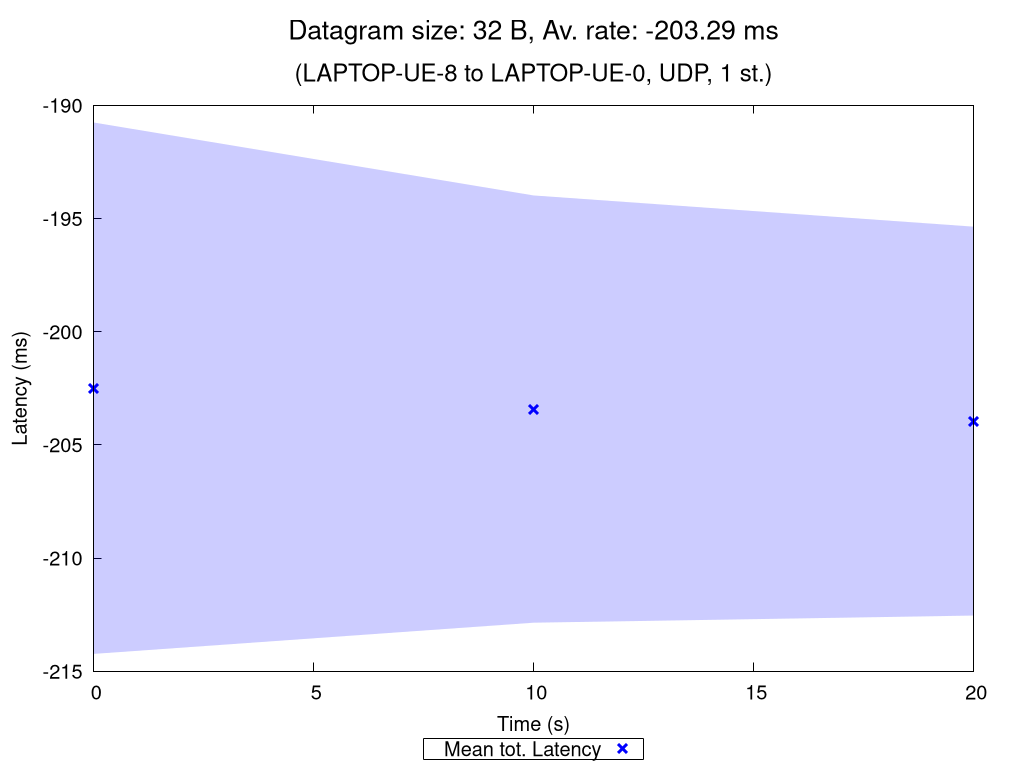

This figure's gnuplot source:
set terminal pngcairo nocrop enhanced size 1024,768 font "Verdana,15"
set output "UDP_1_st_2020_11_02_11-47-35_two2one_00032B.png"

set title "{/=20 Datagram size: 32 B, Av. rate: -203.29 ms}\n\n{/=18 (LAPTOP-UE-8 to LAPTOP-UE-0, UDP, 1 st.)}"

set xlabel "Time (s)"
set ylabel "Latency (ms)"
set ytics nomirror
set key bmargin center horizontal box samplen 1 width -1
set bmargin 4.6
set rmargin 4.5

rf = 1.0  # rate factor
set style fill transparent solid 0.2 noborder
set autoscale xfix
plot "UDP_1_st_2020_11_02_11-47-35_two2one_00032B_iperf_processed.dat" using 1:($2/rf-$3/rf):($2/rf+$3/rf) with filledcurves lc rgb "blue" notitle, \
     "" using 1:($2/rf) with points pt 2 ps 1.5 lw 3 lc rgb "blue" title "Mean tot. Latency", \
